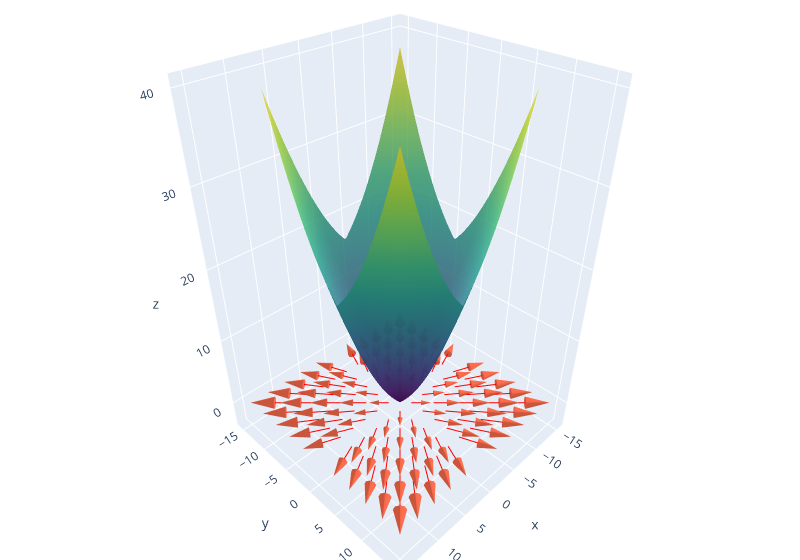

Notebook code cell kept with this figure:
### Code cell
lambda_ = 10

def f_lasso(x1, x2):
    mse = (x1**2 + x2**2)
    penalty = lambda_ * (np.abs(x1) + np.abs(x2))
    return 0.1 * (mse + penalty)

def df_lasso(x1, x2):
    d_mse = np.array([2*x1, 2*x2])
    d_penalty = lambda_ * np.array([np.sign(x1), np.sign(x2)])
    return 0.1 * (d_mse + d_penalty)

plot_gradient_2d(f_lasso, df_lasso, follow_surface=False)
